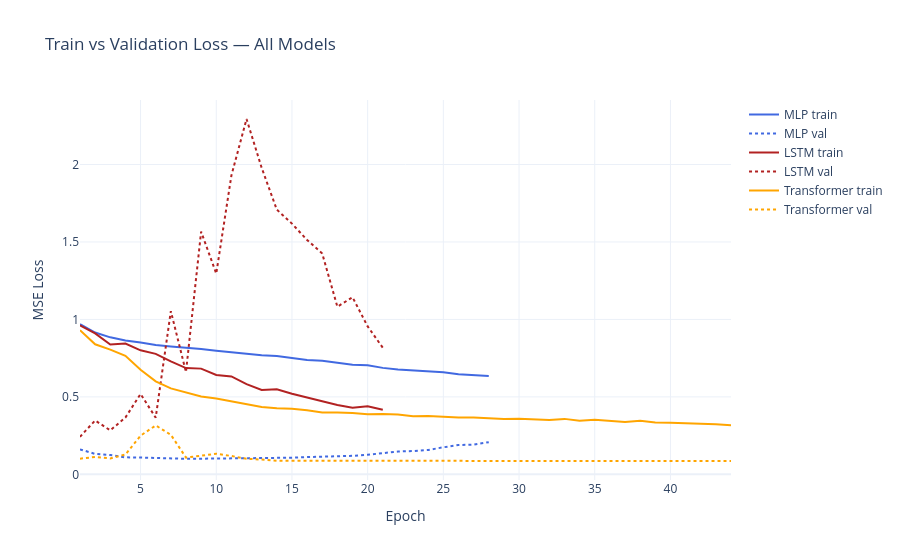

Notebook code for this chart:
### Markdown cell above
## 5 — Loss Curves

### Code cell
def plot_history(histories: dict, title: str):
    """Plot train/val loss curves for one or more models."""
    fig = go.Figure()
    colours = ['royalblue', 'firebrick', 'orange', 'green']
    for (name, hist), colour in zip(histories.items(), colours):
        epochs = list(range(1, len(hist['train']) + 1))
        fig.add_trace(go.Scatter(x=epochs, y=hist['train'], name=f'{name} train',
                                 line=dict(color=colour)))
        fig.add_trace(go.Scatter(x=epochs, y=hist['val'], name=f'{name} val',
                                 line=dict(color=colour, dash='dot')))
    fig.update_layout(title=title, xaxis_title='Epoch', yaxis_title='MSE Loss',
                      template='plotly_white')
    fig.show()

plot_history({'MLP': mlp_history, 'LSTM': lstm_history, 'Transformer': tf_history},
             'Train vs Validation Loss — All Models')

### Figure 1 — Plotly figure (JSON) as saved in the notebook; plotly's stock layout.template omitted (floating-point values rounded to 4 significant figures)
{"data": [{"line": {"color": "royalblue"}, "name": "MLP train", "type": "scatter", "x": [1, 2, 3, 4, 5, 6, 7, 8, 9, 10, 11, 12, 13, 14, 15, 16, 17, 18, 19, 20, 21, 22, 23, 24, 25, 26, 27, 28], "y": [0.9687, 0.9154, 0.8842, 0.864, 0.8504, 0.8346, 0.8259, 0.8192, 0.8084, 0.797, 0.7881, 0.7776, 0.7682, 0.7645, 0.7499, 0.7379, 0.733, 0.722, 0.7076, 0.7041, 0.6872, 0.6769, 0.6712, 0.6608, 0.6588, 0.6457, 0.6419, 0.6353]}, {"line": {"color": "royalblue", "dash": "dot"}, "name": "MLP val", "type": "scatter", "x": [1, 2, 3, 4, 5, 6, 7, 8, 9, 10, 11, 12, 13, 14, 15, 16, 17, 18, 19, 20, 21, 22, 23, 24, 25, 26, 27, 28], "y": [0.1614, 0.1318, 0.1245, 0.1097, 0.1082, 0.1046, 0.1032, 0.1003, 0.1009, 0.1021, 0.1033, 0.1011, 0.1028, 0.1056, 0.1074, 0.1115, 0.1137, 0.1181, 0.1193, 0.1263, 0.1358, 0.1472, 0.1505, 0.1575, 0.1746, 0.1892, 0.1917, 0.2078]}, {"line": {"color": "firebrick"}, "name": "LSTM train", "type": "scatter", "x": [1, 2, 3, 4, 5, 6, 7, 8, 9, 10, 11, 12, 13, 14, 15, 16, 17, 18, 19, 20, 21], "y": [0.9619, 0.9095, 0.8385, 0.8447, 0.8004, 0.7775, 0.7292, 0.6857, 0.6824, 0.641, 0.6319, 0.5819, 0.5444, 0.5491, 0.5198, 0.4963, 0.4708, 0.4478, 0.43, 0.4401, 0.4172]}, {"line": {"color": "firebrick", "dash": "dot"}, "name": "LSTM val", "type": "scatter", "x": [1, 2, 3, 4, 5, 6, 7, 8, 9, 10, 11, 12, 13, 14, 15, 16, 17, 18, 19, 20, 21], "y": [0.2425, 0.3478, 0.2839, 0.3667, 0.5188, 0.366, 1.053, 0.6602, 1.566, 1.296, 1.929, 2.294, 1.978, 1.708, 1.618, 1.513, 1.425, 1.082, 1.143, 0.9551, 0.8171]}, {"line": {"color": "orange"}, "name": "Transformer train", "type": "scatter", "x": [1, 2, 3, 4, 5, 6, 7, 8, 9, 10, 11, 12, 13, 14, 15, 16, 17, 18, 19, 20, 21, 22, 23, 24, 25, 26, 27, 28, 29, 30, 31, 32, 33, 34, 35, 36, 37, 38, 39, 40, 41, 42, 43, 44], "y": [0.9306, 0.8394, 0.8052, 0.7648, 0.6747, 0.6003, 0.5548, 0.5292, 0.5022, 0.4895, 0.47, 0.4499, 0.4349, 0.4272, 0.4231, 0.4137, 0.3996, 0.3997, 0.3965, 0.3881, 0.3896, 0.386, 0.3757, 0.3765, 0.3705, 0.367, 0.3669, 0.362, 0.3576, 0.3595, 0.3565, 0.3507, 0.358, 0.3459, 0.3528, 0.3459, 0.3377, 0.3456, 0.3352, 0.3334, 0.3304, 0.3288, 0.324, 0.3176]}, {"line": {"color": "orange", "dash": "dot"}, "name": "Transformer val", "type": "scatter", "x": [1, 2, 3, 4, 5, 6, 7, 8, 9, 10, 11, 12, 13, 14, 15, 16, 17, 18, 19, 20, 21, 22, 23, 24, 25, 26, 27, 28, 29, 30, 31, 32, 33, 34, 35, 36, 37, 38, 39, 40, 41, 42, 43, 44], "y": [0.1013, 0.1119, 0.1026, 0.1275, 0.2496, 0.3157, 0.2555, 0.1081, 0.1202, 0.1332, 0.1184, 0.1006, 0.09541, 0.08818, 0.08756, 0.08929, 0.08853, 0.08713, 0.08749, 0.08738, 0.08702, 0.08724, 0.08656, 0.08612, 0.08629, 0.08625, 0.08652, 0.08703, 0.08709, 0.08685, 0.08647, 0.0865, 0.08661, 0.0862, 0.08644, 0.08613, 0.08682, 0.08683, 0.08664, 0.08651, 0.08651, 0.08674, 0.08634, 0.08676]}], "layout": {"title": {"text": "Train vs Validation Loss — All Models"}, "xaxis": {"title": {"text": "Epoch"}}, "yaxis": {"title": {"text": "MSE Loss"}}}}
